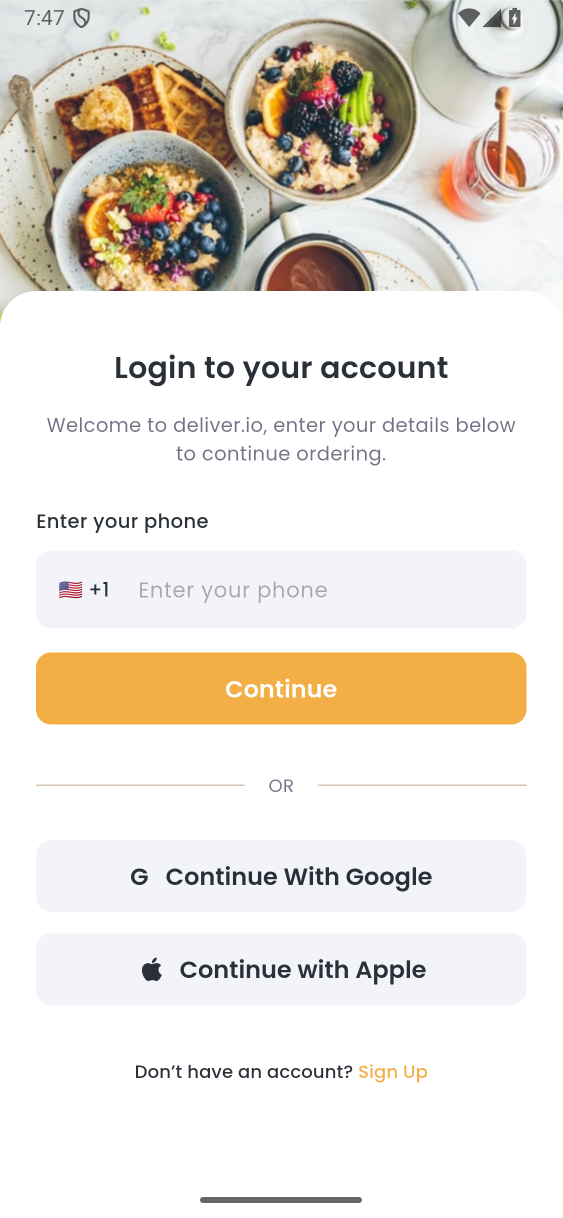
#> input picture docs/screenshots/01_1_login.png, 1125 x 2436 px (shown at 1/2 size); its folder holds only this picture in this run
$ python contact_sheet.py
#> lines starting #> are read from the running program, lines starting #| are printed output that depends on the picture
"""Build visual indexes from the captured and exported pages."""
from pathlib import Path
from PIL import Image, ImageDraw, ImageOps

root = Path(__file__).resolve().parents[1]
for folder in ['screenshots', 'design-reference']:
    directory = root / 'docs' / folder
    images = sorted(directory.glob('[0-9]*.png'))
    board = Image.new('RGB', (1200, ((len(images) + 5) // 6) * 310), '#e7e8eb')
    draw = ImageDraw.Draw(board)
    for index, path in enumerate(images):
        x, y = (index % 6) * 200 + 8, (index // 6) * 310
        board.paste(ImageOps.contain(Image.open(path), (184, 278)), (x, y + 22))
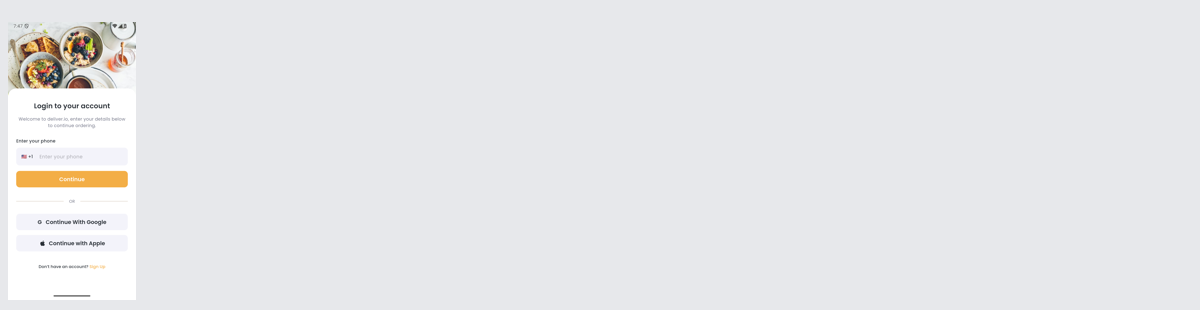
#> board: PIL image 1200x310 RGB; mean R, G, B 231.1, 231.4, 233.4
        draw.text((x, y + 4), path.stem[:27], fill='#161616')
    board.save(directory / 'contact-sheet.jpg', quality=90)
#> (the run stopped early here; a loop or call above may not have finished)
